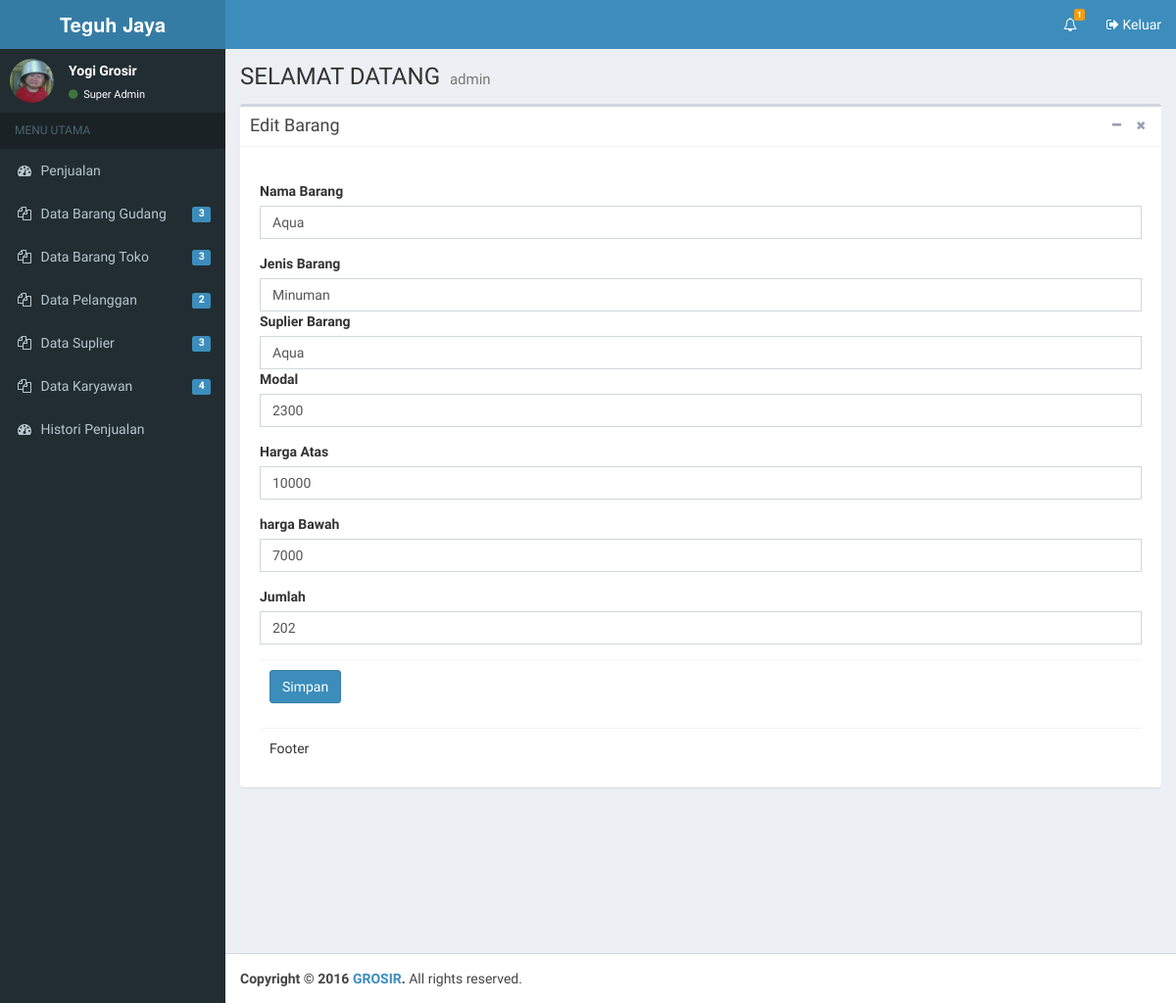
/toko_edit.php?id=46 (signed in), run on an earlier commit of the app's database.
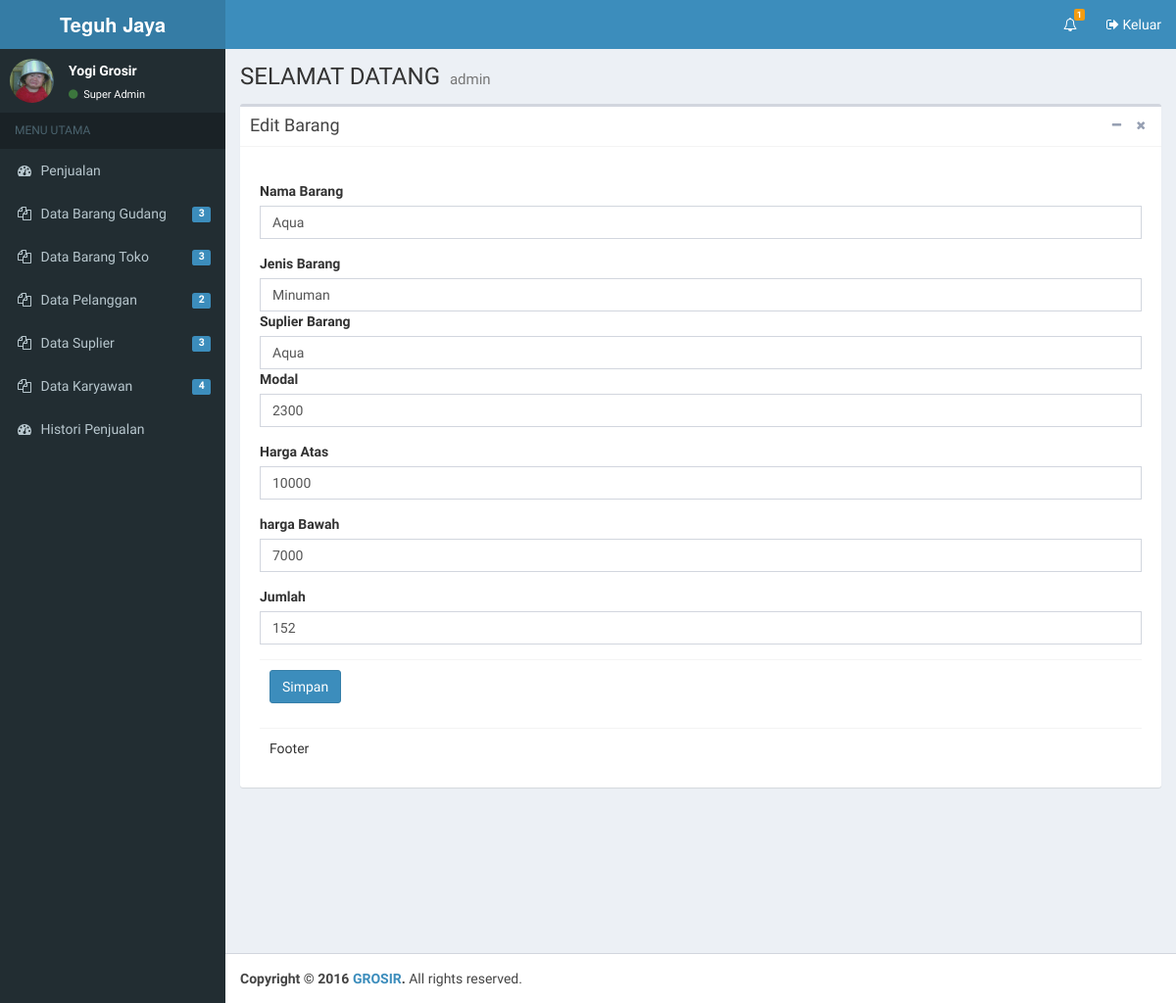
And on a later commit of the database.
### tables this page shows
CREATE TABLE IF NOT EXISTS `stok_toko` (
  `id_toko` int(11) NOT NULL AUTO_INCREMENT,
  `id_gudang` int(11) NOT NULL,
  `nama_toko` varchar(200) NOT NULL,
  `jenis_toko` text NOT NULL,
  `suplier_toko` text NOT NULL,
  `modal_toko` int(11) NOT NULL,
  `harga_atas_toko` int(11) NOT NULL,
  `harga_bawah_toko` int(11) NOT NULL,
  `jumlah_toko` int(11) NOT NULL,
  `sisa_toko` int(11) NOT NULL,
  `tanggal_masuktoko` date NOT NULL,
  PRIMARY KEY (`id_toko`)
);

CREATE TABLE IF NOT EXISTS `barang` (
  `id_gudang` int(11) NOT NULL AUTO_INCREMENT,
  `nama` text NOT NULL,
  `jenis` text NOT NULL,
  `suplier` text NOT NULL,
  `modal` int(11) NOT NULL,
  `harga_atas` int(11) NOT NULL,
  `harga_bawah` int(11) NOT NULL,
  `jumlah` int(11) NOT NULL,
  `sisa` int(11) NOT NULL,
  `tangal_masuk` date NOT NULL,
  PRIMARY KEY (`id_gudang`)
);

### toko_edit.php (the view, shortened to what this page needs)
<?php include "header.php";?>
  <div class="content-wrapper">
    <section class="content-header">
      <h1>
        SELAMAT DATANG
        <small>admin</small>
      </h1>
    </section>
    <section class="content">
      <div class="box">
        <div class="box-header with-border">
          <h3 class="box-title">Edit Barang</h3>
          <div class="box-tools pull-right">
            <button type="button" class="btn btn-box-tool" data-widget="collapse" data-toggle="tooltip" title="Collapse">
              <i class="fa fa-minus"></i></button>
            <button type="button" class="btn btn-box-tool" data-widget="remove" data-toggle="tooltip" title="Remove">
              <i class="fa fa-times"></i></button>
          </div>
        </div>
        <div class="box-body">
		<?php
			$id_brg=$_GET['id'];
			$sql="SELECT * FROM stok_toko, barang where stok_toko.id_toko='$id_brg' and barang.id_gudang=stok_toko.id_gudang";
			$exe=mysqli_query($koneksi,$sql);
			while ($data=mysqli_fetch_array($exe)){
		?>
         <form role="form" action="" method="post" enctype="multipart/form-data">
              <div class="box-body">
                <div class="form-group">
                  <label>Nama Barang</label>
                  <input type="text" name="nama" class="form-control" id="exampleInputEmail1"  value="<?php echo $data['nama'];?>">
                </div>
				<div class="form-group">
                  <label for="exampleInputEmail1">Jenis Barang</label>
                  <input type="text" name="jenis" class="form-control" id="exampleInputEmail1"value="<?php echo $data['jenis_toko'];?>"
                </div>
				<div class="form-group">
                  <label for="exampleInputEmail1">Suplier Barang</label>
                  <input type="text" name="suplier" class="form-control" id="exampleInputEmail1" value="<?php echo $data['suplier_toko'];?>"
                </div>
				<div class="form-group">
                  <label for="exampleInputEmail1">Modal</label>
                  <input type="text" name="modal" class="form-control" id="exampleInputEmail1"value="<?php echo $data['modal_toko'];?>"">
                </div>
				<div class="form-group">
                  <label for="exampleInputEmail1">Harga Atas</label>
                  <input type="text" name="harga_atas"class="form-control" id="exampleInputEmail1" value="<?php echo $data['harga_atas_toko'];?>"">
                </div>
				<div class="form-group">
                  <label for="exampleInputEmail1">harga Bawah</label>
                  <input type="text" name="harga_bawah" class="form-control" id="exampleInputEmail1" value="<?php echo $data['harga_bawah_toko'];?>"">
                </div>
				<div class="form-group">
                  <label>Jumlah</label>
                  <input type="text" name="jumlah" class="form-control" id="exampleInputEmail1" value="<?php echo $data['jumlah_toko'];?>"">
                </div>
              </div>
              <div class="box-footer">
                <input type="submit" name="ubah" class="btn btn-primary" value="Simpan">
              </div>
            </form>
			<?php } ?>
        </div>
        <div class="box-footer">
          Footer
        </div>
      </div>
    </section>
  </div>
<?php include "footer.php";?>

What changed in the data, as far as the page shows it:
changed stok_toko "Aqua": jumlah "202" → "152"
